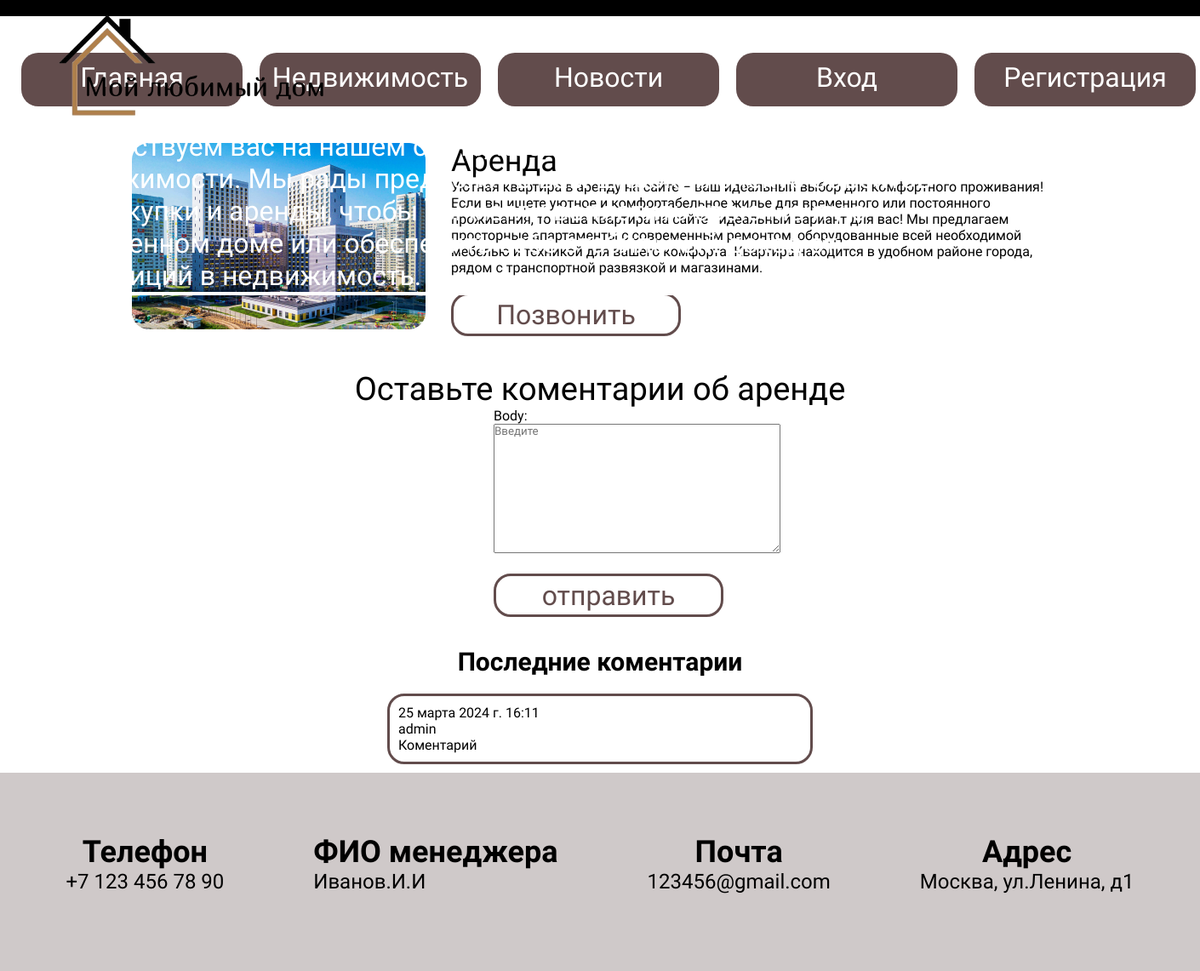
Screenshot of /post/3/ with the database file from the repository.
### main/models.py (models this page shows, shortened)
class Product(models.Model):
    RENT = 'rent'
    BUY = 'buy'
    CHOICE_GROUP = {
        (RENT, 'rent'),
        (BUY, 'buy')
    }
    photo = models.ImageField(upload_to="photos", default=None, verbose_name="Фото", null=True)
    name = models.CharField('Название', max_length = 200, null=True)
    description = models.TextField('Описание', null=True)
    group = models.CharField(max_length=20, choices=CHOICE_GROUP, null=True)
    objects = models.Manager()
    @property
    def photo_url(self):
        if self.photo and hasattr(self.photo, 'url'):
            return self.photo.url
    class Meta:
        verbose_name = 'Услуга'
        verbose_name_plural = 'Услуга'

class Comment(models.Model):
    prod = models.ForeignKey(Product, related_name='comments', on_delete = models.PROTECT)
    name = models.ForeignKey(User, on_delete = models.PROTECT)
    body = models.TextField()
    created = models.DateTimeField(auto_now_add=True)
    class Meta:
        verbose_name = 'комментарий'
        verbose_name_plural = 'Комментарии'

### main/views.py (the view)
# urls.py: path('post/<int:pk>/', post_detail, name='post_detail'),
def post_detail(request, pk):
    prod = get_object_or_404(Product, id=pk)
    comment = Comment.objects.filter(prod=pk)
    if request.method == 'POST':
        form = CommentForm(request.POST)
        if form.is_valid():
            form = form.save(commit=False)
            form.name_id = request.user.id
            form.prod_id = prod.id
            form.save()
    else:
        form = CommentForm()
    return render(request, 'main/house_detail.html', {
        "prod":prod,
        "comment":comment,
        "form":form
        })

### main/forms.py
class CommentForm(forms.ModelForm):
    class Meta:
        model = Comment
        fields = ('body', )
        widgets = {
            "body": forms.Textarea(attrs={
                'class': 'comment',
                'placeholder': 'Введите'
            }),
        }

### main/templates/main/house_detail.html (shortened to what this page needs)
{% extends 'main/base.html' %}
{% load static %}
{% block content %}
<div class="container__about">
  <div class="wrapper__about">
      <div class="about__photo">
        <img src="{{prod.photo_url}}" alt="">
      </div>
      <div class="events__info">
        <p class="name__about">{{prod.name}}</p>
        <p class="description__about">Уютная квартира в аренду на сайте – ваш идеальный выбор для комфортного проживания!
          Если вы ищете уютное и комфортабельное жилье для временного или постоянного проживания,
          то наша квартира на сайте - идеальный вариант для вас!
          Мы предлагаем просторные апартаменты с современным ремонтом,
          оборудованные всей необходимой мебелью и техникой для вашего комфорта.
          Квартира находится в удобном районе города, рядом с транспортной развязкой и магазинами.</p>
        <button class="call">Позвонить</button>
      </div>
    </div>
  </div>
<p class="text__comment">Оставьте коментарии об аренде</p>
<div class="comment">
  <form action="" method="post">
    {{ form.as_p }}
    <button class="button__comments" type="submit">отправить</button>
  </form>
</div>
<h1 class="last__comments">Последние коментарии</h1>
{% if comment %}
  {% for e in comment %}
    <div class="container__all__comments">
      <p class="created__comment">{{ e.created }}</p>
      <p class="name__comment">{{ e.name }}</p>
      <p class="body__comment">{{ e.body }}</p>
    </div>
  {% endfor %}
{% else %}
<p>ничего Нет</p>
{% endif %}
{% endblock %}

### main/templates/main/base.html (shortened to what this page needs)
{% load static %}
<!DOCTYPE html>
<html lang="en">
<head>
    <link rel="stylesheet" href="{% static 'css/css.css' %}">
</head>
<body>
    <header>
        <div class="header">
          <div class="header__banner"><img src="{% static 'img/bg_banner.png' %}" alt=""/>
            <div class="header__banner-text"><img class="logo-index" src="{% static './img/logo.png' %}" alt=""/>
              <p>Приветствуем вас на нашем сайте, посвященном продаже и аренде недвижимости. Мы рады предложить вам широкий спектр объектов для покупки и аренды, чтобы вы могли воплотить свою мечту о собственном доме или обеспечить себе стабильный доход от инвестиций в недвижимость.</p>
            </div>
          </div>
          <div class="header__menu">
            <ul>
              <li><a href="{% url 'home' %}">
                <p>Главная</p></a></li>
              <li><a href="{% url 'index' %}">
                <p>Недвижимость</p></a></li>
              <li><a href="{% url 'news' %}">
                <p>Новости</p></a></li>
                {% if user.is_authenticated %}
                  <li> <a href="{% url 'account_logout' %}"><p>Выход</p></a></li>
                {% else %}
                  <li> <a href="{% url 'account_login' %}"><p>Вход</p></a></li>
                  <li> <a href="{% url 'account_signup' %}"><p>Регистрация</p></a></li>
                {% endif %}
            </ul>
          </div>
        </div>
    </header>
    {% block content %}{% endblock %}
<footer>
    <div class="footer">
          <div class="footer-menu">
            <div class="footer-menu__item">
              <h1>Телефон</h1>
              <p>+7 123 456 78 90</p>
            </div>
            <div class="footer-menu__item">
              <h1>ФИО менеджера</h1>
              <p>Иванов.И.И</p>
            </div>
            <div class="footer-menu__item">
              <h1>Почта</h1>
              <p>123456@gmail.com</p>
            </div>
            <div class="footer-menu__item">
              <h1>Адрес</h1>
              <p>Москва, ул.Ленина, д1</p>
            </div>
          </div>
    </div>
</footer>
</body>
</html>

### static/css/css.css (style rules this page uses)
* { margin: 0; padding: 0; box-sizing: border-box; font-family: "Marmelad", sans-serif; font-style: normal; }
.header, .header-sec { width: 100%; }
.header .header__banner, .header .header__banner-sec, .header-sec .header__banner, .header-sec .header__banner-sec { position: relative; background-color: black; }
.header .header__banner img, .header .header__banner-sec img, .header-sec .header__banner img, .header-sec .header__banner-sec img { width: 100%; opacity: 50%; opacity: 100%; }
.header .header__banner .header__banner-text, .header .header__banner-sec .header__banner-text, .header-sec .header__banner .header__banner-text, .header-sec .header__banner-sec .header__banner-text { position: absolute; width: 1105px; height: 95%; color: #FFF; font-size: 32px; font-style: normal; font-weight: 400; line-height: normal; top: 0; left: 48px; display: flex; flex-wrap: wrap; align-content: space-between; }
.header .header__banner .header__banner-text .logo-index, .header .header__banner-sec .header__banner-text .logo-index, .header-sec .header__banner .header__banner-text .logo-index, .header-sec .header__banner-sec .header__banner-text .logo-index { width: 335px; height: 153px; opacity: 100%; }
.header .header__banner .header__banner-text p, .header .header__banner-sec .header__banner-text p, .header-sec .header__banner .header__banner-text p, .header-sec .header__banner-sec .header__banner-text p { border-bottom: 4px solid #FFF; }
.header .header__menu, .header-sec .header__menu { width: 1400px; margin: 0 auto; }
.header .header__menu ul, .header-sec .header__menu ul { margin: 43px 0; display: flex; justify-content: space-between; }
.header .header__menu ul li, .header-sec .header__menu ul li { list-style-type: none; }
.header .header__menu ul li a, .header-sec .header__menu ul li a { text-decoration: none; color: #FFF; font-family: "Marmelad", sans-serif; font-size: 32px; font-weight: 400; display: block; width: 260px; height: 63px; text-align: center; border-radius: 20px; background-color: #624C4C; margin-left: 20px; }
.header .header__menu ul li a p, .header-sec .header__menu ul li a p { padding-top: 10px; }
.footer { width: 100%; height: 233px; background: rgba(98, 76, 76, 0.3); }
.footer .footer-menu { width: 1255px; margin: 0 auto; padding-top: 72px; display: flex; justify-content: space-between; }
.footer .footer-menu .footer-menu__item { color: #000; font-family: Marmelad; font-weight: 400; }
.footer .footer-menu .footer-menu__item h1 { font-size: 36px; }
.footer .footer-menu .footer-menu__item p { font-size: 24px; }
h1 { text-align: center; }
.wrapper__about { display: flex; margin: 0 auto; width: 1100px; }
.name__about { font-size: 36px; }
.about__photo { margin-right: 30px; }
.text__comment { text-align: center; font-size: 38px; margin-top: 40px; }
form { margin: 0 auto; width: 250px; }
.button__comments { margin: 0 auto; margin-top: 20px; width: 270px; height: 51px; border-radius: 20px; border: 3px solid #624C4C; font-size: 32px; background: #FFF; color: #624C4C; }
.last__comments { text-align: center; font-size: 30px; margin-top: 35px; }
.container__all__comments { width: 500px; margin: 0 auto; border: 3px solid #624C4C; border-radius: 20px; padding: 10px; margin-bottom: 10px; margin-top: 20px; }
.call { margin: 0 auto; margin-top: 20px; width: 270px; height: 51px; border-radius: 20px; border: 3px solid #624C4C; font-size: 32px; background: #FFF; color: #624C4C; }

### rows the page displays
Product: photo_url (picture), name "Аренда"
Comment: created "25 марта 2024 г. 16:11", name "admin", body "Коментарий"
